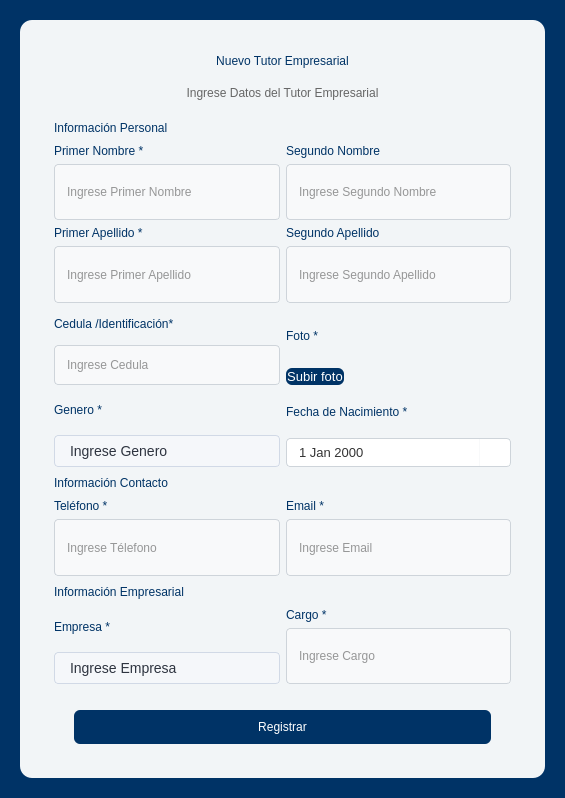
<?xml version="1.0" encoding="UTF-8"?>
<ui version="4.0">
 <class>Dialog</class>
 <widget class="QDialog" name="Dialog">
  <property name="geometry">
   <rect>
    <x>0</x>
    <y>0</y>
    <width>565</width>
    <height>798</height>
   </rect>
  </property>
  <property name="windowTitle">
   <string>Dialog</string>
  </property>
  <property name="styleSheet">
   <string notr="true">background-color: rgb(0, 51, 102);</string>
  </property>
  <property name="sizeGripEnabled">
   <bool>false</bool>
  </property>
  <property name="modal">
   <bool>true</bool>
  </property>
  <layout class="QGridLayout" name="gridLayout">
   <property name="leftMargin">
    <number>20</number>
   </property>
   <property name="topMargin">
    <number>20</number>
   </property>
   <property name="rightMargin">
    <number>20</number>
   </property>
   <property name="bottomMargin">
    <number>20</number>
   </property>
   <property name="spacing">
    <number>0</number>
   </property>
   <item row="0" column="0">
    <widget class="QFrame" name="frame_2">
     <property name="styleSheet">
      <string notr="true">
QWidget {
    background-color: rgba(255, 255, 255, 0.95);
    font-family: &quot;Segoe UI&quot;, sans-serif;
    color: #333333;
}

QFrame{
border-radius: 12px;
width: 100%;          
}
QLabel{
	color: rgb(0, 51, 102);
	background-color: transparent;
	font: 14pt &quot;Segoe UI&quot;;
}</string>
     </property>
     <property name="frameShape">
      <enum>QFrame::Shape::StyledPanel</enum>
     </property>
     <property name="frameShadow">
      <enum>QFrame::Shadow::Raised</enum>
     </property>
     <layout class="QVBoxLayout" name="verticalLayout_13" stretch="1,10">
      <property name="spacing">
       <number>0</number>
      </property>
      <property name="leftMargin">
       <number>25</number>
      </property>
      <property name="topMargin">
       <number>25</number>
      </property>
      <property name="rightMargin">
       <number>25</number>
      </property>
      <property name="bottomMargin">
       <number>25</number>
      </property>
      <item>
       <layout class="QVBoxLayout" name="verticalLayout_4">
        <property name="spacing">
         <number>0</number>
        </property>
        <item>
         <widget class="QLabel" name="label">
          <property name="styleSheet">
           <string notr="true">font: 600 20pt &quot;Segoe UI&quot;;
padding:0px 0px;   
color: #003366;
</string>
          </property>
          <property name="text">
           <string>Nuevo Tutor Empresarial</string>
          </property>
          <property name="alignment">
           <set>Qt::AlignmentFlag::AlignCenter</set>
          </property>
          <property name="margin">
           <number>0</number>
          </property>
         </widget>
        </item>
        <item>
         <widget class="QLabel" name="label_2">
          <property name="styleSheet">
           <string notr="true">QLabel{
	
	font: 12pt &quot;Segoe UI&quot;;
	color: rgb(102, 102, 102);
	
}</string>
          </property>
          <property name="text">
           <string>Ingrese Datos del Tutor Empresarial</string>
          </property>
          <property name="alignment">
           <set>Qt::AlignmentFlag::AlignCenter</set>
          </property>
          <property name="wordWrap">
           <bool>true</bool>
          </property>
         </widget>
        </item>
       </layout>
      </item>
      <item>
       <widget class="QFrame" name="frame_3">
        <property name="styleSheet">
         <string notr="true">QFrame{
	background-color: transparent;
}

QLineEdit, QComboBox, QDateEdit, QSpinBox{
    border: 1px solid #ced4da;
    border-radius: 4px;
    padding: 5px 10px;
    background-color: #f8f9fa;
}

QLineEdit:focus {
    border: 1px solid #0056b3;
    background-color: #ffffff;
}

QLineEdit[estado=&quot;valido&quot;] {
        border: 2px solid #20c997; 
        background-color: #f0fdf8; /* Blanco con un levísimo toque esmeralda */
        color: #003366;
    }

    /* ESTADO INVÁLIDO: Rojo carmesí */
    QLineEdit[estado=&quot;invalido&quot;] {
        border: 2px solid #e63946; 
        background-color: #fff0f1; /* Blanco con un levísimo toque rojo */
        color: #003366;
    }

</string>
        </property>
        <property name="frameShape">
         <enum>QFrame::Shape::StyledPanel</enum>
        </property>
        <property name="frameShadow">
         <enum>QFrame::Shadow::Raised</enum>
        </property>
        <layout class="QVBoxLayout" name="verticalLayout_11">
         <item>
          <layout class="QHBoxLayout" name="horizontalLayout_8">
           <item>
            <widget class="QLabel" name="email_label_2">
             <property name="styleSheet">
              <string notr="true">QLabel{
	color: rgb(0, 51, 102);
	background-color: transparent;
	font: 18pt &quot;Segoe UI&quot;;
}</string>
             </property>
             <property name="text">
              <string>Información Personal</string>
             </property>
            </widget>
           </item>
           <item>
            <spacer name="horizontalSpacer_3">
             <property name="orientation">
              <enum>Qt::Orientation::Horizontal</enum>
             </property>
             <property name="sizeHint" stdset="0">
              <size>
               <width>40</width>
               <height>20</height>
              </size>
             </property>
            </spacer>
           </item>
          </layout>
         </item>
         <item>
          <layout class="QHBoxLayout" name="horizontalLayout">
           <item>
            <layout class="QVBoxLayout" name="verticalLayout">
             <item>
              <widget class="QLabel" name="primernombre_label">
               <property name="text">
                <string>Primer Nombre *</string>
               </property>
              </widget>
             </item>
             <item>
              <widget class="QLineEdit" name="primernombre_input">
               <property name="enabled">
                <bool>true</bool>
               </property>
               <property name="sizePolicy">
                <sizepolicy hsizetype="Expanding" vsizetype="Expanding">
                 <horstretch>0</horstretch>
                 <verstretch>0</verstretch>
                </sizepolicy>
               </property>
               <property name="styleSheet">
                <string notr="true"/>
               </property>
               <property name="echoMode">
                <enum>QLineEdit::EchoMode::Normal</enum>
               </property>
               <property name="readOnly">
                <bool>false</bool>
               </property>
               <property name="placeholderText">
                <string>Ingrese Primer Nombre</string>
               </property>
              </widget>
             </item>
            </layout>
           </item>
           <item>
            <layout class="QVBoxLayout" name="verticalLayout_2">
             <item>
              <widget class="QLabel" name="segundonombre_label">
               <property name="text">
                <string>Segundo Nombre</string>
               </property>
              </widget>
             </item>
             <item>
              <widget class="QLineEdit" name="segundonombre_input">
               <property name="enabled">
                <bool>true</bool>
               </property>
               <property name="sizePolicy">
                <sizepolicy hsizetype="Expanding" vsizetype="Expanding">
                 <horstretch>0</horstretch>
                 <verstretch>0</verstretch>
                </sizepolicy>
               </property>
               <property name="echoMode">
                <enum>QLineEdit::EchoMode::Normal</enum>
               </property>
               <property name="readOnly">
                <bool>false</bool>
               </property>
               <property name="placeholderText">
                <string>Ingrese Segundo Nombre</string>
               </property>
              </widget>
             </item>
            </layout>
           </item>
          </layout>
         </item>
         <item>
          <layout class="QHBoxLayout" name="horizontalLayout_2">
           <item>
            <layout class="QVBoxLayout" name="verticalLayout_5">
             <item>
              <widget class="QLabel" name="primerapellido_label">
               <property name="text">
                <string>Primer Apellido *</string>
               </property>
              </widget>
             </item>
             <item>
              <widget class="QLineEdit" name="primerapellido_input">
               <property name="enabled">
                <bool>true</bool>
               </property>
               <property name="sizePolicy">
                <sizepolicy hsizetype="Expanding" vsizetype="Expanding">
                 <horstretch>0</horstretch>
                 <verstretch>0</verstretch>
                </sizepolicy>
               </property>
               <property name="echoMode">
                <enum>QLineEdit::EchoMode::Normal</enum>
               </property>
               <property name="readOnly">
                <bool>false</bool>
               </property>
               <property name="placeholderText">
                <string>Ingrese Primer Apellido</string>
               </property>
              </widget>
             </item>
            </layout>
           </item>
           <item>
            <layout class="QVBoxLayout" name="verticalLayout_6">
             <item>
              <widget class="QLabel" name="segundoapellido_label">
               <property name="text">
                <string>Segundo Apellido</string>
               </property>
              </widget>
             </item>
             <item>
              <widget class="QLineEdit" name="segundoapellido_input">
               <property name="enabled">
                <bool>true</bool>
               </property>
               <property name="sizePolicy">
                <sizepolicy hsizetype="Expanding" vsizetype="Expanding">
                 <horstretch>0</horstretch>
                 <verstretch>0</verstretch>
                </sizepolicy>
               </property>
               <property name="echoMode">
                <enum>QLineEdit::EchoMode::Normal</enum>
               </property>
               <property name="readOnly">
                <bool>false</bool>
               </property>
               <property name="placeholderText">
                <string>Ingrese Segundo Apellido</string>
               </property>
              </widget>
             </item>
            </layout>
           </item>
          </layout>
         </item>
         <item>
          <layout class="QHBoxLayout" name="horizontalLayout_3">
           <item>
            <layout class="QVBoxLayout" name="verticalLayout_7" stretch="3,4">
             <item>
              <widget class="QLabel" name="cedula_label">
               <property name="text">
                <string>Cedula /Identificación*</string>
               </property>
              </widget>
             </item>
             <item>
              <widget class="QLineEdit" name="cedula_input">
               <property name="enabled">
                <bool>true</bool>
               </property>
               <property name="sizePolicy">
                <sizepolicy hsizetype="Expanding" vsizetype="Expanding">
                 <horstretch>0</horstretch>
                 <verstretch>0</verstretch>
                </sizepolicy>
               </property>
               <property name="echoMode">
                <enum>QLineEdit::EchoMode::Normal</enum>
               </property>
               <property name="readOnly">
                <bool>false</bool>
               </property>
               <property name="placeholderText">
                <string>Ingrese Cedula</string>
               </property>
              </widget>
             </item>
            </layout>
           </item>
           <item>
            <layout class="QHBoxLayout" name="horizontalLayout_10">
             <item>
              <layout class="QVBoxLayout" name="verticalLayout_15" stretch="3,4">
               <item>
                <widget class="QLabel" name="carrera_label_3">
                 <property name="text">
                  <string>Foto *</string>
                 </property>
                </widget>
               </item>
               <item>
                <widget class="QPushButton" name="subirfotoButton">
                 <property name="font">
                  <font>
                   <family>Segoe UI</family>
                   <pointsize>10</pointsize>
                   <italic>false</italic>
                   <fontweight></fontweight>
                  </font>
                 </property>
                 <property name="cursor">
                  <cursorShape>PointingHandCursor</cursorShape>
                 </property>
                 <property name="styleSheet">
                  <string notr="true">
QPushButton{
	background-color: rgb(0, 51, 102);
	border: none;
    border-radius: 6px;
	font: 550 10pt &quot;Segoe UI&quot;;
	color: rgb(255, 255, 255);
	padding:1px;
 }


QPushButton:hover {
    background-color: #004a99;
}
</string>
                 </property>
                 <property name="text">
                  <string>Subir foto</string>
                 </property>
                 <property name="icon">
                  <iconset>
                   <normaloff>resources/images/upload-img-white.svg</normaloff>resources/images/upload-img-white.svg</iconset>
                 </property>
                 <property name="iconSize">
                  <size>
                   <width>30</width>
                   <height>30</height>
                  </size>
                 </property>
                </widget>
               </item>
              </layout>
             </item>
             <item>
              <spacer name="horizontalSpacer_5">
               <property name="orientation">
                <enum>Qt::Orientation::Horizontal</enum>
               </property>
               <property name="sizeHint" stdset="0">
                <size>
                 <width>13</width>
                 <height>17</height>
                </size>
               </property>
              </spacer>
             </item>
            </layout>
           </item>
          </layout>
         </item>
         <item>
          <layout class="QHBoxLayout" name="horizontalLayout_11">
           <item>
            <layout class="QVBoxLayout" name="verticalLayout_14">
             <item>
              <widget class="QLabel" name="carrera_label_2">
               <property name="text">
                <string>Genero *</string>
               </property>
              </widget>
             </item>
             <item>
              <widget class="QComboBox" name="genero_input">
               <property name="styleSheet">
                <string notr="true">/* Estilo principal del ComboBox */
QComboBox {
    background-color: rgb(245, 247, 250);
    border: 1px solid #d1d9e6; /* Un borde suave que combina con el fondo */
    border-radius: 4px;
    padding: 0px 15px;
    font-size: 14px;
    color: #2e3440; /* Gris muy oscuro para buen contraste */
    min-height: 30px;
}

/* Estado cuando pasas el ratón por encima */
QComboBox:hover {
    border: 1px solid #aeb9cc;
    background-color: #ffffff; /* Se aclara un poco al interactuar */
}

/* Estado cuando el combo está abierto */
QComboBox:on { 
    border-bottom-left-radius: 0px;
    border-bottom-right-radius: 0px;
    border: 2px solid #5e81ac; /* Color de énfasis (azul) al estar activo */
}

/* Estilo del botón de la flecha */
QComboBox::drop-down {
    subcontrol-origin: padding;
    subcontrol-position: top right;
    width: 30px;
    border-left-width: 0px; /* Quitamos la línea divisoria para un look más limpio */
}

/* Estilo de la flecha (puedes usar un caracter o una imagen) */
QComboBox::down-arrow {
    image: url(resources/images/down-arrow-svgrepo-com.svg); /* Si tienes un icono */
    width: 12px;
    height: 12px;
}

/* Estilo de la lista desplegable (el menú) */
QAbstractItemView {
    background-color: #ffffff;
    border: 1px solid ;
    selection-background-color: #5e81ac; /* Color de fondo al seleccionar un item */
    selection-color: white;
    outline: none;
    border-radius: 0px;
	color:#000;
}</string>
               </property>
               <property name="placeholderText">
                <string>Ingrese Genero</string>
               </property>
               <item>
                <property name="text">
                 <string>Masculino</string>
                </property>
               </item>
               <item>
                <property name="text">
                 <string>Femenino</string>
                </property>
               </item>
              </widget>
             </item>
            </layout>
           </item>
           <item>
            <layout class="QVBoxLayout" name="verticalLayout_12" stretch="3,4">
             <item>
              <widget class="QLabel" name="cedula_label_2">
               <property name="text">
                <string>Fecha de Nacimiento *</string>
               </property>
              </widget>
             </item>
             <item>
              <widget class="QDateEdit" name="dateFecha">
               <property name="styleSheet">
                <string notr="true">
            QDateEdit {
                border: 1px solid #ced4da;
                border-radius: 4px;
                padding:5px 10px;
                color: #333333;
                font-size: 13px;
                background-color: white;
            }
QDateEdit::down-arrow {
   image: url(resources/images/down-arrow-svgrepo-com.svg); /* Ruta a tu imagen */
    width: 12px;  /* Ajusta el tamaño del icono */
    height: 12px;
}

            QDateEdit::drop-down {
                subcontrol-origin: padding;
                subcontrol-position: top right;
                width: 30px;
                border-left: 1px solid #f8f9fa;
            }
            /* Estilo para el calendario desplegable */
            QCalendarWidget QWidget {
                background-color: #003366;
                color: white;
            }
            QCalendarWidget QAbstractItemView:enabled {
                background-color: white;
                color: #003366;
                selection-background-color: #003366;
                selection-color: white;
            }
</string>
               </property>
               <property name="readOnly">
                <bool>false</bool>
               </property>
               <property name="minimumDate">
                <date>
                 <year>1940</year>
                 <month>1</month>
                 <day>1</day>
                </date>
               </property>
               <property name="calendarPopup">
                <bool>true</bool>
               </property>
              </widget>
             </item>
            </layout>
           </item>
          </layout>
         </item>
         <item>
          <layout class="QHBoxLayout" name="horizontalLayout_6">
           <item>
            <widget class="QLabel" name="email_label_3">
             <property name="styleSheet">
              <string notr="true">QLabel{
	color: rgb(0, 51, 102);
	background-color: transparent;
	font: 18pt &quot;Segoe UI&quot;;
}</string>
             </property>
             <property name="text">
              <string>Información Contacto</string>
             </property>
            </widget>
           </item>
           <item>
            <spacer name="horizontalSpacer">
             <property name="orientation">
              <enum>Qt::Orientation::Horizontal</enum>
             </property>
             <property name="sizeHint" stdset="0">
              <size>
               <width>40</width>
               <height>20</height>
              </size>
             </property>
            </spacer>
           </item>
          </layout>
         </item>
         <item>
          <layout class="QHBoxLayout" name="horizontalLayout_4">
           <item>
            <layout class="QVBoxLayout" name="verticalLayout_8">
             <item>
              <widget class="QLabel" name="telefono_label">
               <property name="text">
                <string>Teléfono *</string>
               </property>
              </widget>
             </item>
             <item>
              <widget class="QLineEdit" name="telefono_input">
               <property name="enabled">
                <bool>true</bool>
               </property>
               <property name="sizePolicy">
                <sizepolicy hsizetype="Expanding" vsizetype="Expanding">
                 <horstretch>0</horstretch>
                 <verstretch>0</verstretch>
                </sizepolicy>
               </property>
               <property name="echoMode">
                <enum>QLineEdit::EchoMode::Normal</enum>
               </property>
               <property name="readOnly">
                <bool>false</bool>
               </property>
               <property name="placeholderText">
                <string>Ingrese Télefono</string>
               </property>
              </widget>
             </item>
            </layout>
           </item>
           <item>
            <layout class="QVBoxLayout" name="verticalLayout_9">
             <item>
              <widget class="QLabel" name="email_label">
               <property name="text">
                <string>Email *</string>
               </property>
              </widget>
             </item>
             <item>
              <widget class="QLineEdit" name="email_input">
               <property name="enabled">
                <bool>true</bool>
               </property>
               <property name="sizePolicy">
                <sizepolicy hsizetype="Expanding" vsizetype="Expanding">
                 <horstretch>0</horstretch>
                 <verstretch>0</verstretch>
                </sizepolicy>
               </property>
               <property name="echoMode">
                <enum>QLineEdit::EchoMode::Normal</enum>
               </property>
               <property name="readOnly">
                <bool>false</bool>
               </property>
               <property name="placeholderText">
                <string>Ingrese Email</string>
               </property>
              </widget>
             </item>
            </layout>
           </item>
          </layout>
         </item>
         <item>
          <layout class="QHBoxLayout" name="horizontalLayout_7">
           <item>
            <widget class="QLabel" name="email_label_4">
             <property name="styleSheet">
              <string notr="true">QLabel{
	color: rgb(0, 51, 102);
	background-color: transparent;
	font: 18pt &quot;Segoe UI&quot;;
}</string>
             </property>
             <property name="text">
              <string>Información Empresarial</string>
             </property>
            </widget>
           </item>
           <item>
            <spacer name="horizontalSpacer_2">
             <property name="orientation">
              <enum>Qt::Orientation::Horizontal</enum>
             </property>
             <property name="sizeHint" stdset="0">
              <size>
               <width>40</width>
               <height>20</height>
              </size>
             </property>
            </spacer>
           </item>
          </layout>
         </item>
         <item>
          <layout class="QHBoxLayout" name="horizontalLayout_12" stretch="1,1">
           <item>
            <layout class="QVBoxLayout" name="verticalLayout_10">
             <item>
              <widget class="QLabel" name="carrera_label_4">
               <property name="text">
                <string>Empresa *</string>
               </property>
              </widget>
             </item>
             <item>
              <widget class="QComboBox" name="empresa_input">
               <property name="styleSheet">
                <string notr="true">/* Estilo principal del ComboBox */
QComboBox {
    background-color: rgb(245, 247, 250);
    border: 1px solid #d1d9e6; /* Un borde suave que combina con el fondo */
    border-radius: 4px;
    padding: 0px 15px;
    font-size: 14px;
    color: #2e3440; /* Gris muy oscuro para buen contraste */
    min-height: 30px;
}

/* Estado cuando pasas el ratón por encima */
QComboBox:hover {
    border: 1px solid #aeb9cc;
    background-color: #ffffff; /* Se aclara un poco al interactuar */
}

/* Estado cuando el combo está abierto */
QComboBox:on { 
    border-bottom-left-radius: 0px;
    border-bottom-right-radius: 0px;
    border: 2px solid #5e81ac; /* Color de énfasis (azul) al estar activo */
}

/* Estilo del botón de la flecha */
QComboBox::drop-down {
    subcontrol-origin: padding;
    subcontrol-position: top right;
    width: 30px;
    border-left-width: 0px; /* Quitamos la línea divisoria para un look más limpio */
}

/* Estilo de la flecha (puedes usar un caracter o una imagen) */
QComboBox::down-arrow {
    image: url(resources/images/down-arrow-svgrepo-com.svg); /* Si tienes un icono */
    width: 12px;
    height: 12px;
}

/* Estilo de la lista desplegable (el menú) */
QAbstractItemView {
    background-color: #ffffff;
    border: 1px solid ;
    selection-background-color: #5e81ac; /* Color de fondo al seleccionar un item */
    selection-color: white;
    outline: none;
    border-radius: 0px;
	color:#000;
}</string>
               </property>
               <property name="placeholderText">
                <string>Ingrese Empresa</string>
               </property>
              </widget>
             </item>
            </layout>
           </item>
           <item>
            <layout class="QVBoxLayout" name="verticalLayout_3">
             <item>
              <widget class="QLabel" name="especialidad_label">
               <property name="text">
                <string>Cargo *</string>
               </property>
              </widget>
             </item>
             <item>
              <layout class="QHBoxLayout" name="horizontalLayout_5" stretch="2">
               <item>
                <widget class="QLineEdit" name="cargo_input">
                 <property name="enabled">
                  <bool>true</bool>
                 </property>
                 <property name="sizePolicy">
                  <sizepolicy hsizetype="Expanding" vsizetype="Expanding">
                   <horstretch>0</horstretch>
                   <verstretch>0</verstretch>
                  </sizepolicy>
                 </property>
                 <property name="echoMode">
                  <enum>QLineEdit::EchoMode::Normal</enum>
                 </property>
                 <property name="readOnly">
                  <bool>false</bool>
                 </property>
                 <property name="placeholderText">
                  <string>Ingrese Cargo</string>
                 </property>
                </widget>
               </item>
              </layout>
             </item>
            </layout>
           </item>
          </layout>
         </item>
         <item>
          <layout class="QHBoxLayout" name="horizontalLayout_9">
           <item>
            <spacer name="horizontalSpacer_4">
             <property name="orientation">
              <enum>Qt::Orientation::Horizontal</enum>
             </property>
             <property name="sizeHint" stdset="0">
              <size>
               <width>40</width>
               <height>20</height>
              </size>
             </property>
            </spacer>
           </item>
          </layout>
         </item>
         <item>
          <widget class="QPushButton" name="RegistrarButton">
           <property name="cursor">
            <cursorShape>PointingHandCursor</cursorShape>
           </property>
           <property name="styleSheet">
            <string notr="true">
QPushButton{
	background-color: rgb(0, 51, 102);
	border: none;
    border-radius: 6px;
	font: 400 14pt &quot;Segoe UI&quot;;
	color: rgb(255, 255, 255);
	margin-left:20px;
	margin-right:20px;
	padding: 10px;
 }


QPushButton:hover {
    background-color: #004a99;
}
</string>
           </property>
           <property name="text">
            <string>Registrar</string>
           </property>
          </widget>
         </item>
        </layout>
       </widget>
      </item>
     </layout>
    </widget>
   </item>
  </layout>
 </widget>
 <resources>
  <include location="../resources/resource.qrc"/>
 </resources>
 <connections/>
</ui>
